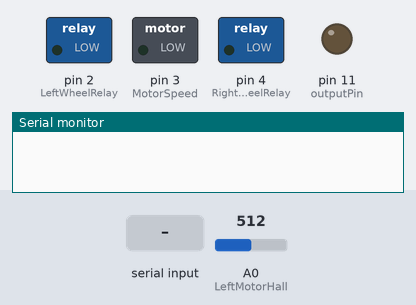
Bench run of a sketch on a simulated Arduino Uno, built with avr-gcc and run on an emulated ATmega328P. On the bench: switched loads named in the sketch (green lamp = pin HIGH), output pins drawn as LEDs (lit = HIGH), the last lines printed to the serial monitor. The inputs (shaded band) are chosen by the test bench; at power-on: A0 (LeftMotorHall) = 512.

Above: at 1.2 s.
1.3 s: "90,45\n" received over Serial
At 2.5 s:
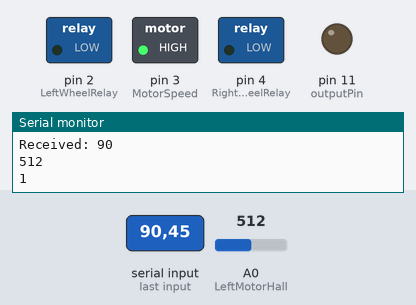
Timing chart, 0 to 4.3 s (numbered marks = the images above; inputs shaded):
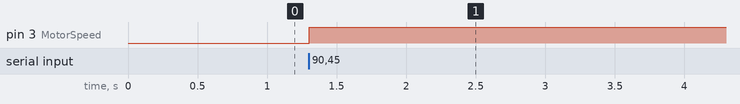

The sketch:

Project_Robot.ino
```cpp
// constants that won't change used to set pin numbers
#define LeftWheelRelay 2
#define RightWheelRelay 4
#define MotorSpeed 3
#define LeftMotorHall A0
#define RightMotorHall A1
#define outputPin 11

// variables that will change
int LeftWheelRelayState = 0;  // 0 = relay is state 0, wheels rotate in forward direction
int RightWheelRelayState = 0; // 1 = relay is state 1, wheels rotate in backward direction

int RobotState = 0; // Set the robot to only accept command when it is not moving
int RobotWidth = 0;
int val;  // used to store hall sensor values
int thresh = 100; // threshold value set for hall sensor values
int count = 0;  // counter for hall sensor pulses detected
boolean fromLow = true;
const float cir = 518.36; // circumference of wheel in mm
int dist; // distance to travel
float pulse_count;  // converting distance to travel into number of pulses where 518.36mm is equivalent to 15 pulses
int state = 0;

void setup() {
  // put your setup code here, to run once:
  Serial.begin(9600);

  pinMode (LeftMotorHall, INPUT);
  pinMode (RightMotorHall, INPUT);
  pinMode (outputPin, OUTPUT);
  pinMode (LeftWheelRelay, OUTPUT);
  pinMode (MotorSpeed, OUTPUT);
  pinMode (RightWheelRelay, OUTPUT);
}

void loop() {
  // put your main code here, to run repeatedly:
  if (RobotState == 0) {
    if (Serial.available() > 0) {
      dist = Serial.parseInt();
      Serial.print("Received: ");
      Serial.println(dist, DEC);
      RobotState = 1;
      if (dist < 0){
        Backward();
      }else{
        Forward();
      }
      val = analogRead(LeftMotorHall);
      Serial.println(val);
      StopWhenReach();
    }

  }
}

void Forward() {
  LeftWheelRelayState = 0;
  RightWheelRelayState = 0;
  digitalWrite(MotorSpeed, HIGH);
}

void Backward()  {
  LeftWheelRelayState = 1;
  RightWheelRelayState = 1;
  digitalWrite(LeftWheelRelay, HIGH);
  digitalWrite(MotorSpeed, HIGH);
}

void StopWhenReach() {
  pulse_count = (abs(dist)/cir)*15;  // converting distance to number of pulse
  count = 0;
  while(count < pulse_count) {
    val = analogRead(A0);
    if (val >= thresh) {
      if (fromLow == true) {
        count++;
        Serial.println(count);
        fromLow = false;
     }
    }
    else {
      fromLow = true;
    }
  }
  Serial.println("STOP");
  digitalWrite(MotorSpeed, LOW);
  RobotState = 0;
}

void ClockwiseRotation()  {
  LeftWheelRelayState = 0;
  RightWheelRelayState = 1;
  digitalWrite(MotorSpeed, HIGH);
}

void AntiClockwiseRotation()  {
  LeftWheelRelayState = 1;
  RightWheelRelayState = 0;
  digitalWrite(MotorSpeed, HIGH);
}
```

Measured:
- after the input at 1.3 s, pin 3 (MotorSpeed): LOW → HIGH at once
